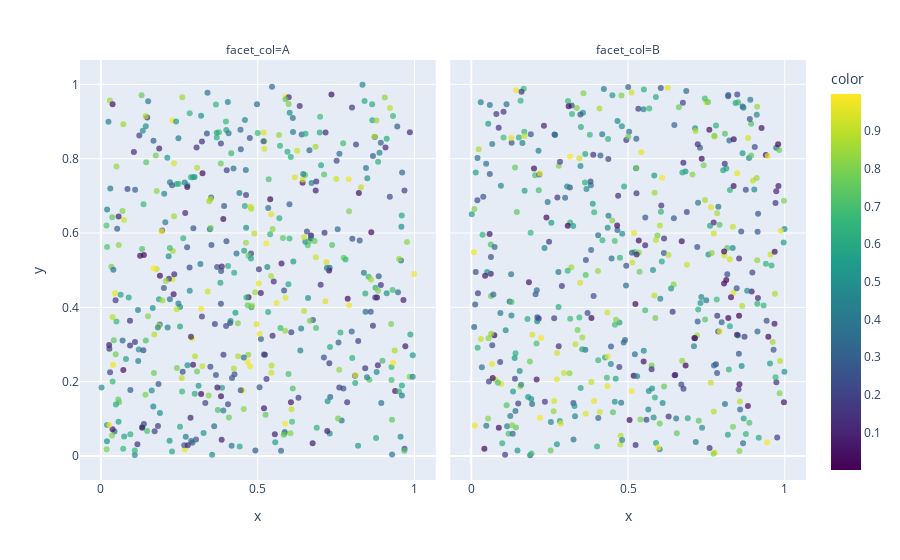

The notebook cell saved with this chart:
### Code cell
# make a test 2d px plot with two subplots
fig2 = px.scatter(
    x=x,
    y=y,
    color=oq,
    color_continuous_scale="Viridis",
    opacity=0.7,
    facet_col=np.array(["A" if i < 500 else "B" for i in range(1000)]),
)
fig2.show()

### Figure 1 — Plotly figure (JSON) as saved in the notebook; plotly's stock layout.template omitted (floating-point values rounded to 4 significant figures; data arrays with more than 128 entries replaced by an {"elided": "..."} marker saying what was removed)
{"data": [{"hovertemplate": "facet_col=A<br>x=%{x}<br>y=%{y}<br>color=%{marker.color}<extra></extra>", "legendgroup": "", "marker": {"color": {"elided": "500 float values"}, "coloraxis": "coloraxis", "opacity": 0.7, "symbol": "circle"}, "mode": "markers", "name": "", "orientation": "v", "showlegend": false, "type": "scatter", "x": {"elided": "500 float values"}, "xaxis": "x", "y": {"elided": "500 float values"}, "yaxis": "y"}, {"hovertemplate": "facet_col=B<br>x=%{x}<br>y=%{y}<br>color=%{marker.color}<extra></extra>", "legendgroup": "", "marker": {"color": {"elided": "500 float values"}, "coloraxis": "coloraxis", "opacity": 0.7, "symbol": "circle"}, "mode": "markers", "name": "", "orientation": "v", "showlegend": false, "type": "scatter", "x": {"elided": "500 float values"}, "xaxis": "x2", "y": {"elided": "500 float values"}, "yaxis": "y2"}], "layout": {"annotations": [{"font": {}, "showarrow": false, "text": "facet_col=A", "x": 0.245, "xanchor": "center", "xref": "paper", "y": 1, "yanchor": "bottom", "yref": "paper"}, {"font": {}, "showarrow": false, "text": "facet_col=B", "x": 0.755, "xanchor": "center", "xref": "paper", "y": 1, "yanchor": "bottom", "yref": "paper"}], "coloraxis": {"colorbar": {"title": {"text": "color"}}, "colorscale": [[0, "#440154"], [0.1111, "#482878"], [0.2222, "#3e4989"], [0.3333, "#31688e"], [0.4444, "#26828e"], [0.5556, "#1f9e89"], [0.6667, "#35b779"], [0.7778, "#6ece58"], [0.8889, "#b5de2b"], [1, "#fde725"]]}, "legend": {"tracegroupgap": 0}, "margin": {"t": 60}, "xaxis": {"anchor": "y", "domain": [0, 0.49], "title": {"text": "x"}}, "xaxis2": {"anchor": "y2", "domain": [0.51, 1], "matches": "x", "title": {"text": "x"}}, "yaxis": {"anchor": "x", "domain": [0, 1], "title": {"text": "y"}}, "yaxis2": {"anchor": "x2", "domain": [0, 1], "matches": "y", "showticklabels": false}}}
